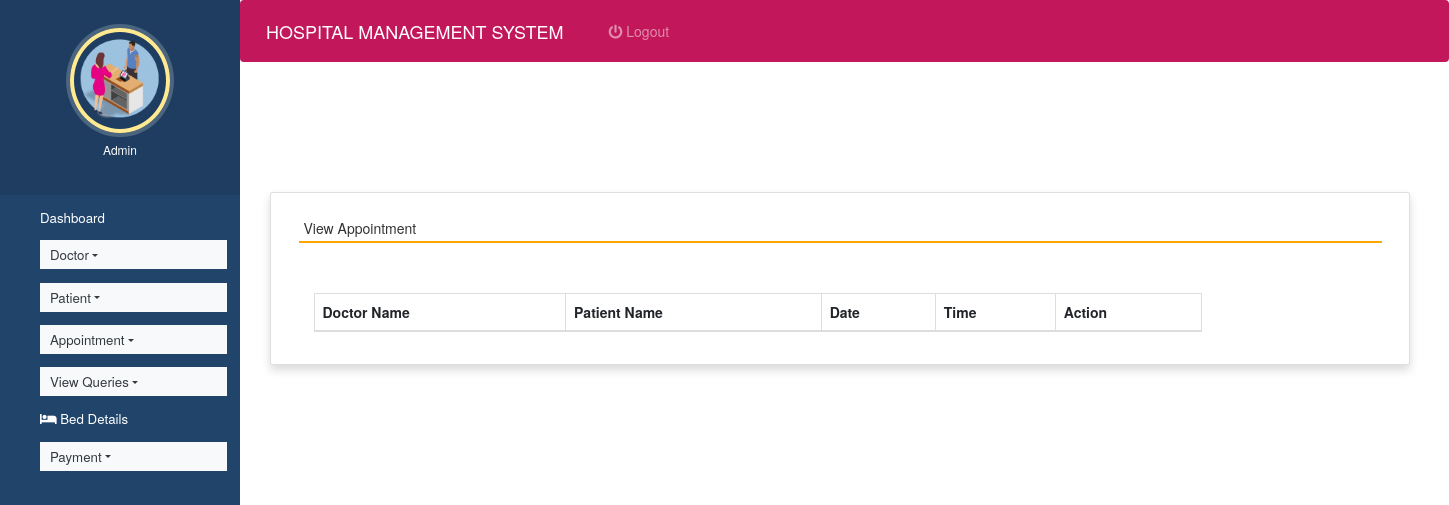
The page /view_appointment (signed in) on the database as committed earlier.
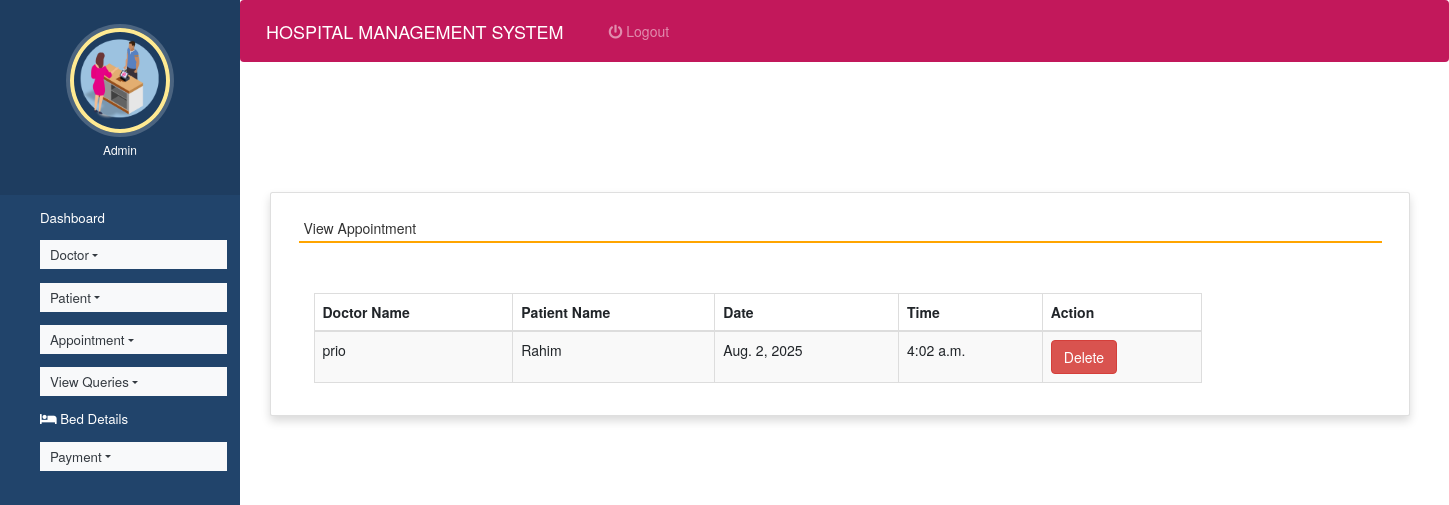
The same page on the database as committed later.
### hospitals/models.py (models this page shows, shortened)
class Appointment(models.Model):
    doctor = models.ForeignKey(Doctor,on_delete=models.CASCADE)
    patient = models.ForeignKey(Patient, on_delete=models.CASCADE)
    date1 = models.DateField()
    time1 = models.TimeField()

class Doctor(models.Model):
    name = models.CharField(max_length=100)
    mobile = models.CharField(max_length=20)
    special = models.CharField(max_length=100)
    shift_date = models.DateField(null=True, blank=True)
    shift_start_time = models.TimeField(null=True, blank=True)
    shift_end_time = models.TimeField(null=True, blank=True)
    def __str__(self):
       return self.name;

class Patient(models.Model):
    name = models.CharField(max_length=50)
    gender = models.CharField(max_length=10)
    mobile = models.IntegerField(null=True)
    address = models.CharField(max_length=50)
    department = models.CharField(null=True, blank=True)
    bed_number = models.CharField(null=True, blank=True)
    def __str__(self):
       return self.name;

### hospitals/views.py (the view)
# urls.py: path('view_appointment', view_appointment, name='view_appointment'),
def view_appointment(request):
    if not request.user.is_staff:
        return redirect('login')
    appointment = Appointment.objects.all()
    d = {'appointment':appointment}
    return render(request,'view_appointment.html', d)

### hospitals/templates/view_appointment.html (shortened to what this page needs)
{% extends 'admin_nav.html' %}
{% load static %}
{% block content %}
<link rel="stylesheet" href="https://maxcdn.bootstrapcdn.com/bootstrap/3.4.1/css/bootstrap.min.css">
  <link rel="stylesheet" href="https://cdnjs.cloudflare.com/ajax/libs/font-awesome/4.7.0/css/font-awesome.min.css">
  <link rel="stylesheet" href="https://use.fontawesome.com/releases/v5.6.3/css/all.css">
<br><br><br><br>
<div class="container card shadow m-5">
    <div class="card-body">
        <h5 class="p-2" style="border-bottom: 2px solid orange">View Appointment</h5>
		<div class="container mt-5">
		<table id="example" class="table table-striped table-bordered table-sm" style="width:80%">
			<thead>
				<tr>
					<th>Doctor Name</th>
					<th>Patient Name</th>
                    <th>Date</th>
					<th>Time</th>
					<th>Action</th>
				</tr>
			</thead>
			<tbody>
            {% for i in appointment %}
			<tr>
				<td>{{i.doctor}}</td>
				<td>{{i.patient}}</td>
				<td>{{i.date1}}</td>
				<td>{{i.time1}}</td>
				<td><a href="{% url 'delete_appointment' i.id %}" onclick="return confirm('Are you ready to delete this record ?')" class="btn btn-danger">Delete</a></td>
			</tr>
			{% endfor %}
			</tbody>
		</table>
	 </div>
	</div>
</div>
{% endblock content %}

Rows that differ between the two databases and show on the page:
added Appointment: doctor "prio", patient "Rahim", date1 "Aug. 2, 2025", time1 "4:02 a.m."
